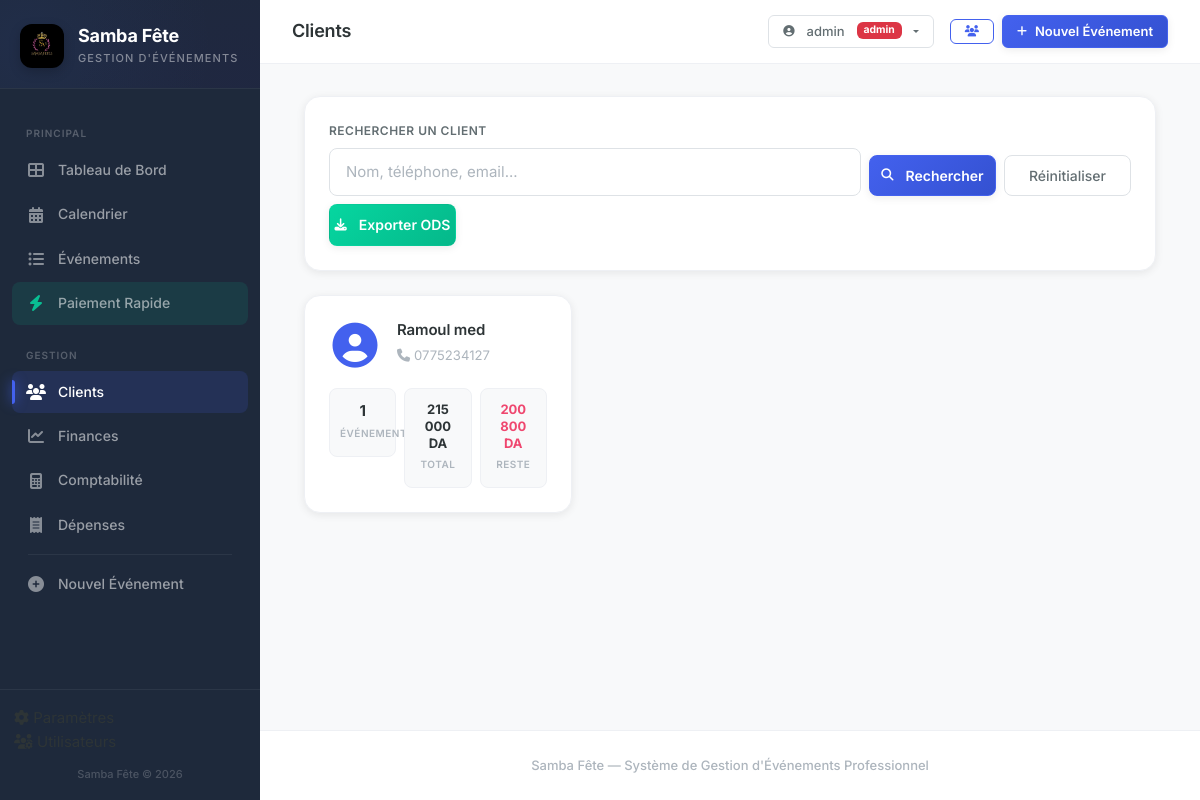
The page /clients (signed in) on the database its author committed.
### tables this page shows
CREATE TABLE users (
                id INTEGER PRIMARY KEY AUTOINCREMENT,
                username TEXT UNIQUE NOT NULL,
                password_hash TEXT NOT NULL,
                role TEXT NOT NULL DEFAULT 'manager',
                is_active INTEGER DEFAULT 1,
                created_at TEXT DEFAULT (datetime('now','localtime'))
            );

CREATE TABLE clients (
            id INTEGER PRIMARY KEY AUTOINCREMENT,
            name TEXT NOT NULL,
            phone TEXT NOT NULL,
            phone2 TEXT,
            email TEXT,
            address TEXT,
            created_at TEXT DEFAULT (datetime('now','localtime'))
        );

### app.py (the view)
@app.route("/clients")
@login_required
def client_list():
    db = get_db_connection()
    search = request.args.get("q", "").strip()
    query = (
        "SELECT c.*, "
        "(SELECT COUNT(*) FROM events WHERE client_id=c.id) as event_count, "
        "(SELECT COALESCE(SUM(CASE WHEN p.is_refunded=0 THEN p.amount ELSE 0 END),0) FROM payments p JOIN events e ON p.event_id=e.id WHERE e.client_id=c.id) as total_paid, "
        "(SELECT COALESCE(SUM(e.total_amount),0) FROM events e WHERE e.client_id=c.id) as total_owed "
        "FROM clients c WHERE 1=1"
    )
    params = []
    if search:
        query += " AND (c.name LIKE ? OR c.phone LIKE ? OR c.email LIKE ?)"
        params.extend([f"%{search}%", f"%{search}%", f"%{search}%"])
    query += " ORDER BY c.created_at DESC"
    clients = db.execute(query, params).fetchall()
    return render_template("client_list.html", clients=clients, search=search)

### app.py (called while the page is built)
@login_manager.user_loader
def load_user(user_id):
    return get_user_by_id(user_id)

@app.teardown_appcontext
def close_db_connection(exception):
    db = getattr(g, "_database", None)
    if db is not None:
        db.close()

def get_db_connection():
    db = getattr(g, "_database", None)
    if db is None:
        db = g._database = get_db()
    return db

def format_da(amount):
    try:
        return f"{float(amount):,.0f} DA".replace(",", " ")
    except (ValueError, TypeError):
        return "0 DA"

@app.context_processor
def inject_year():
    return {"current_year": datetime.now().year}

### models.py (called while the page is built, shortened)
def is_postgres():
    return DATABASE_URL.startswith("postgresql://")

def get_db():
    if is_postgres():
        conn = psycopg2.connect(DATABASE_URL)
        conn.autocommit = True
        return DB(conn, True)
    else:
        import sqlite3
        db_path = os.path.join(
            os.path.dirname(os.path.abspath(__file__)), "samba_fete.db"
        )
        conn = sqlite3.connect(db_path, timeout=10)
        conn.row_factory = sqlite3.Row
        conn.execute("PRAGMA foreign_keys = ON")
        return DB(conn, False)

def get_user_by_id(user_id):
    db = get_db()
    row = db.execute("SELECT * FROM users WHERE id=?", (user_id,)).fetchone()
    db.close()
    if row:
        return User(
            row["id"],
            row["username"],
            row["password_hash"],
            row["role"],
            row["is_active"],
        )
    return None

    @property
    def is_authenticated(self):
        return True

    def execute(self, sql, params=None):
        if self.is_pg:
            sql = sql.replace("?", "%s")
        cur = self.conn.cursor()
        if params:
            cur.execute(sql, params)
        else:
            cur.execute(sql)
        self._cur = cur
        return self

    def fetchone(self):
        row = self._cur.fetchone()
        if row is None:
            return None
        if self.is_pg:
            return dict(zip([col[0] for col in self._cur.description], row))
        else:
            return dict(row)

    def fetchall(self):
        rows = self._cur.fetchall()
        if self.is_pg:
            columns = [col[0] for col in self._cur.description]
            return [dict(zip(columns, row)) for row in rows]
        else:
            return [dict(row) for row in rows]

    def close(self):
        self.conn.close()

### templates/client_list.html (shortened to what this page needs)
{% extends "base.html" %}
{% block page_title %}Clients{% endblock %}
{% block content %}
<div class="container-fluid">
    <div class="card-custom mb-4">
        <div class="card-body-custom">
            <form method="GET" class="row g-2 align-items-end">
                <div class="col-md-8">
                    <label class="form-label-elegant">Rechercher un client</label>
                    <input type="text" name="q" class="form-input-elegant"
                           placeholder="Nom, téléphone, email..." value="{{ search }}">
                </div>
                <div class="col-md-2">
                    <button type="submit" class="btn btn-primary w-100">
                        <i class="fas fa-search me-1"></i> Rechercher
                    </button>
                </div>
                <div class="col-md-2">
                    <a href="{{ url_for('client_list') }}" class="btn btn-outline-secondary w-100">
                        Réinitialiser
                    </a>
                </div>
                <div class="col-md-2">
                    <a href="{{ url_for('export_clients', q=search) }}" class="btn btn-success w-100">
                        <i class="fas fa-download me-1"></i> Exporter ODS
                    </a>
                </div>
            </form>
        </div>
    </div>
    {% if clients %}
    <div class="row g-4">
        {% for c in clients %}
        <div class="col-md-6 col-lg-4">
            <a href="{{ url_for('client_detail', client_id=c.id) }}" class="text-decoration-none">
                <div class="card-custom client-card h-100">
                    <div class="card-body-custom">
                        <div class="d-flex align-items-start mb-3">
                            <div class="client-avatar me-3">
                                <i class="fas fa-user-circle fa-3x" style="color: var(--primary);"></i>
                            </div>
                            <div class="flex-grow-1">
                                <h5 class="mb-1" style="color: var(--text); font-weight: 600;">{{ c.name }}</h5>
                                <small class="text-muted">
                                    <i class="fas fa-phone me-1"></i>{{ c.phone }}
                                </small>
                            </div>
                        </div>
                        <div class="row g-2 text-center">
                            <div class="col-4">
                                <div class="stat-mini">
                                    <span class="stat-mini-value">{{ c.event_count }}</span>
                                    <span class="stat-mini-label">Événements</span>
                                </div>
                            </div>
                            <div class="col-4">
                                <div class="stat-mini">
                                    <span class="stat-mini-value" style="font-size: 0.8125rem;">{{ c.total_owed | format_da }}</span>
                                    <span class="stat-mini-label">Total</span>
                                </div>
                            </div>
                            <div class="col-4">
                                <div class="stat-mini">
                                    {% set remaining = c.total_owed - c.total_paid %}
                                    <span class="stat-mini-value {% if remaining > 0 %}text-danger{% else %}text-success{% endif %}" style="font-size: 0.8125rem;">
                                        {{ remaining | format_da }}
                                    </span>
                                    <span class="stat-mini-label">Reste</span>
                                </div>
                            </div>
                        </div>
                    </div>
                </div>
            </a>
        </div>
        {% endfor %}
    </div>
    {% endif %}
</div>
{% endblock %}

### templates/base.html (shortened to what this page needs)
<!DOCTYPE html>
<html lang="fr">
<head>
    <link href="https://cdn.jsdelivr.net/npm/bootstrap@5.3.3/dist/css/bootstrap.min.css" rel="stylesheet">
    <link href="https://cdnjs.cloudflare.com/ajax/libs/font-awesome/6.5.1/css/all.min.css" rel="stylesheet">
    <link href="{{ url_for('static', filename='css/style.css') }}" rel="stylesheet">
</head>
<body>
    <nav id="sidebar" class="sidebar">
        <div class="sidebar-header">
            <div class="logo-icon">
                <img src="{{ url_for('static', filename='img/logo.jpg') }}" alt="Samba Fête">
            </div>
            <div class="sidebar-brand">
                <div class="brand-name">Samba Fête</div>
                <div class="brand-tagline">Gestion d'Événements</div>
            </div>
        </div>
        <ul class="sidebar-nav">
            <li class="nav-section-title">Principal</li>
            <li class="nav-item">
                <a href="{{ url_for('index') }}" class="nav-link {% if request.endpoint == 'index' %}active{% endif %}">
                    <i class="fas fa-th-large"></i> <span>Tableau de Bord</span>
                </a>
            </li>
            <li class="nav-item">
                <a href="{{ url_for('calendar_view') }}" class="nav-link {% if request.endpoint == 'calendar_view' %}active{% endif %}">
                    <i class="fas fa-calendar-alt"></i> <span>Calendrier</span>
                </a>
            </li>
            <li class="nav-item">
                <a href="{{ url_for('event_list') }}" class="nav-link {% if request.endpoint == 'event_list' %}active{% endif %}">
                    <i class="fas fa-list-ul"></i> <span>Événements</span>
                </a>
            </li>
            <li class="nav-item">
                <a href="{{ url_for('quick_payment') }}" class="nav-link {% if request.endpoint == 'quick_payment' %}active{% endif %}" style="background: rgba(6, 214, 160, 0.1);">
                    <i class="fas fa-bolt" style="color: var(--success);"></i> <span>Paiement Rapide</span>
                </a>
            </li>
            <li class="nav-section-title">Gestion</li>
            <li class="nav-item">
                <a href="{{ url_for('client_list') }}" class="nav-link {% if request.endpoint == 'client_list' or request.endpoint == 'client_detail' %}active{% endif %}">
                    <i class="fas fa-users"></i> <span>Clients</span>
                </a>
            </li>
            <li class="nav-item">
                <a href="{{ url_for('financials') }}" class="nav-link {% if request.endpoint == 'financials' %}active{% endif %}">
                    <i class="fas fa-chart-line"></i> <span>Finances</span>
                </a>
            </li>
            <li class="nav-item">
                <a href="{{ url_for('accounting') }}" class="nav-link {% if request.endpoint == 'accounting' %}active{% endif %}">
                    <i class="fas fa-calculator"></i> <span>Comptabilité</span>
                </a>
            </li>
            <li class="nav-item">
                <a href="{{ url_for('expenses') }}" class="nav-link {% if request.endpoint == 'expenses' %}active{% endif %}">
                    <i class="fas fa-receipt"></i> <span>Dépenses</span>
                </a>
            </li>
            <li class="sidebar-divider"></li>
            <li class="nav-item">
                <a href="{{ url_for('event_form') }}" class="nav-link {% if request.endpoint == 'event_form' %}active{% endif %}">
                    <i class="fas fa-plus-circle"></i> <span>Nouvel Événement</span>
                </a>
            </li>
        </ul>
        <div class="sidebar-footer">
            {% if current_user.is_authenticated %}
            <li class="nav-item" style="list-style: none;">
                <a href="{{ url_for('settings') }}" class="nav-link {% if request.endpoint == 'settings' %}active{% endif %}">
                    <i class="fas fa-cog"></i> <span>Paramètres</span>
                </a>
            </li>
            {% if current_user.role == 'admin' %}
            <li class="nav-item" style="list-style: none;">
                <a href="{{ url_for('users') }}" class="nav-link {% if request.endpoint == 'users' %}active{% endif %}">
                    <i class="fas fa-users-cog"></i> <span>Utilisateurs</span>
                </a>
            </li>
            {% endif %}
            {% endif %}
            <div class="sidebar-footer-text" style="margin-top: 12px;">Samba Fête &copy; {{ current_year }}</div>
        </div>
    </nav>
    <div class="main-content">
        <nav class="topbar">
            <div class="topbar-title">
                {% block page_title %}Tableau de Bord{% endblock %}
            </div>
            <div class="topbar-actions">
                {% if current_user.is_authenticated %}
                <div class="dropdown d-none d-sm-inline-block me-2">
                    <button class="btn btn-outline-secondary btn-sm dropdown-toggle" type="button" data-bs-toggle="dropdown">
                        <i class="fas fa-user-circle me-1"></i> {{ current_user.username }}
                        <span class="badge bg-{% if current_user.role == 'admin' %}danger{% else %}secondary{% endif %} ms-1" style="font-size: 0.65rem;">{{ current_user.role }}</span>
                    </button>
                </div>
                {% endif %}
                <a href="{{ url_for('client_list') }}" class="btn btn-outline-gold btn-sm" title="Clients">
                    <i class="fas fa-users"></i>
                </a>
                <a href="{{ url_for('event_form') }}" class="btn btn-primary btn-sm">
                    <i class="fas fa-plus"></i> <span class="d-none d-sm-inline">Nouvel Événement</span>
                </a>
            </div>
        </nav>
        <div class="page-content">
            {% block content %}{% endblock %}
        </div>
        <footer class="app-footer">
            Samba Fête &mdash; Système de Gestion d'Événements Professionnel
        </footer>
    </div>
</body>
</html>

### rows shown on the page
users: username "admin", role "admin"
clients: name "Ramoul med", phone "0775234127", event_count "1", total_owed "215 000 DA", remaining "200 800 DA"
